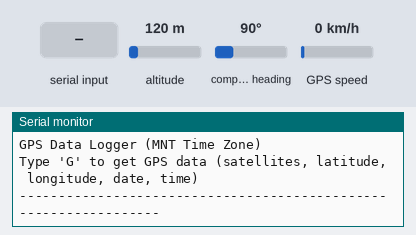
A sketch run on a simulated ESP32. Parts: the last lines printed to the serial monitor. The test bench sets the inputs (shaded band); at power-on: altitude 120 m, compass heading 90°, GPS speed 0 km/h. The GPS gets a fix after 3 s at 37.7749, -122.4194 with 8 satellites.

Above: at 1.2 s.
1.3 s: "G" received over Serial
At 2.5 s:
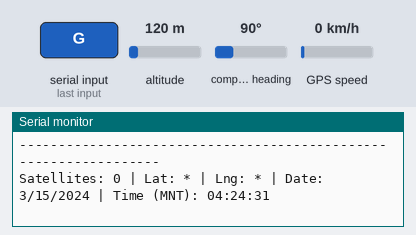
2.8 s: "g" received over Serial
At 3.6 s:
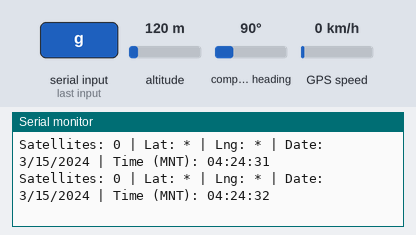
4.3 s: "G" received over Serial
At 4.8 s:
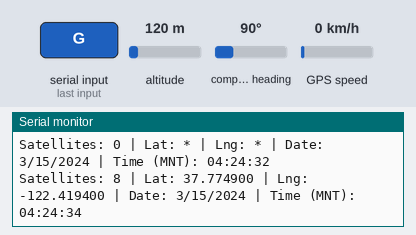

The sketch:

7_GPS_FULL.ino
```cpp
#include <TinyGPSPlus.h>

// GPS module connection
static const int RXPin = 38, TXPin = 37;
static const uint32_t GPSBaud = 9600;
HardwareSerial ss(2);

// The TinyGPSPlus object
TinyGPSPlus gps;

// MNT timezone offset (UTC-7 for Mountain Standard Time)
// Change to -6 during Daylight Saving Time
const int timeZoneOffset = -6;

void setup() {
  Serial.begin(115200);
  ss.begin(GPSBaud, SERIAL_8N1, RXPin, TXPin);

  Serial.println(F("GPS Data Logger (MNT Time Zone)"));
  Serial.println(F("Type 'G' to get GPS data (satellites, latitude, longitude, date, time)"));
  Serial.println(F("-----------------------------------------------------------------"));
}

void loop() {
  // Process GPS data continuously
  while (ss.available())
    gps.encode(ss.read());

  // Check if user typed "G" in Serial Monitor
  if (Serial.available() > 0) {
    char incomingByte = Serial.read();

    // Print GPS data when 'G' is received
    if (incomingByte == 'G' || incomingByte == 'g') {
      printGPSData();
    }
  }
}

void printGPSData() {
  // Print the essential GPS data
  if (gps.satellites.isValid()) {
    Serial.print(F("Satellites: "));
    Serial.print(gps.satellites.value());
  } else {
    Serial.print(F("Satellites: *"));
  }

  Serial.print(F(" | "));

  if (gps.location.isValid()) {
    Serial.print(F("Lat: "));
    Serial.print(gps.location.lat(), 6);
    Serial.print(F(" | Lng: "));
    Serial.print(gps.location.lng(), 6);
  } else {
    Serial.print(F("Lat: * | Lng: *"));
  }

  Serial.print(F(" | "));

  // Date
  if (gps.date.isValid()) {
    Serial.print(F("Date: "));
    Serial.print(gps.date.month());
    Serial.print(F("/"));
    Serial.print(gps.date.day());
    Serial.print(F("/"));
    Serial.print(gps.date.year());
  } else {
    Serial.print(F("Date: *"));
  }

  Serial.print(F(" | "));

  // Time (adjusted for MNT)
  if (gps.time.isValid()) {
    Serial.print(F("Time (MNT): "));

    // Adjust hour for MNT
    int hour = gps.time.hour() + timeZoneOffset;

    // Handle day boundary crossing
    if (hour < 0) {
      hour += 24;
    } else if (hour >= 24) {
      hour -= 24;
    }

    if (hour < 10) Serial.print(F("0"));
    Serial.print(hour);
    Serial.print(F(":"));

    if (gps.time.minute() < 10) Serial.print(F("0"));
    Serial.print(gps.time.minute());
    Serial.print(F(":"));

    if (gps.time.second() < 10) Serial.print(F("0"));
    Serial.print(gps.time.second());
  } else {
    Serial.print(F("Time (MNT): *"));
  }

  Serial.println();

  // Check if no GPS data is being received
  if (gps.charsProcessed() < 10)
    Serial.println(F("WARNING: No GPS data received - check wiring"));
}
```

Measured:
- after the input at 1.3 s, the serial monitor: prints a new line at once (image 1)
- after the input at 2.8 s, the serial monitor: prints a new line at once (image 2)
- after the input at 4.3 s, the serial monitor: prints a new line at once (image 3)
